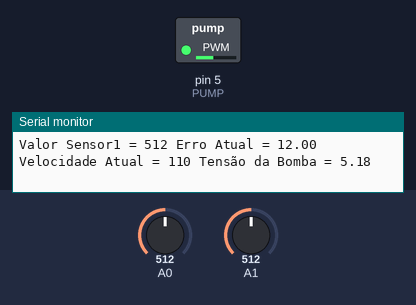
A sketch run on a simulated Arduino Uno, built with avr-gcc and run on an emulated ATmega328P. Shown: switched loads named in the sketch (green lamp = pin HIGH), the last lines printed to the serial monitor. Inputs (shaded band) come from the test bench; at power-on: A0 = 512, A1 = 512.

Above: at 1.7 s.
1.8 s: A0 set to 507
At 2.6 s:
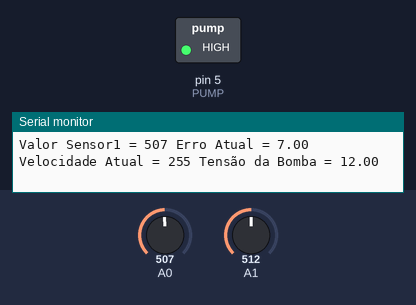
3.3 s: A0 set to 490
At 4.5 s:
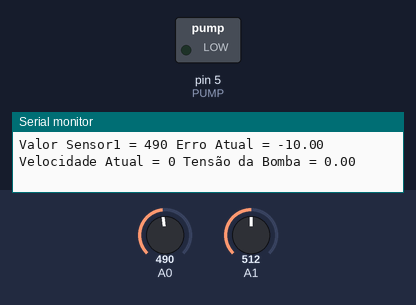
5.2 s: A0 set to 510
At 6.4 s:
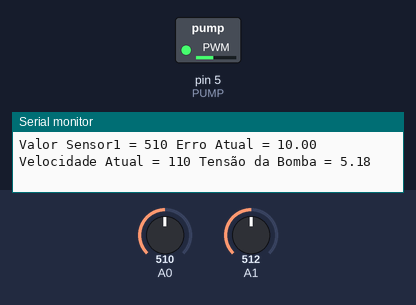
7.0 s: A0 set to 306
At 8.4 s:
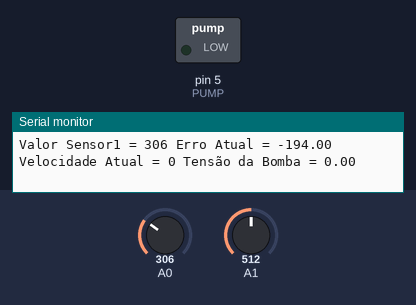
Timing chart, 0 to 9.9 s (numbered marks = the images above; inputs shaded):
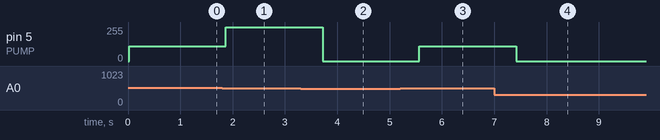

Measured:
- the behaviour switches between 508 and 507 on A0 (found by bisection; images 0 and 1)
- after the input at 1.8 s, pin 5 (PUMP): 110/255 → 255/255 after 0.07 s
- after the input at 3.3 s, pin 5 (PUMP): 255/255 → 0/255 after 0.42 s
- after the input at 5.2 s, pin 5 (PUMP): 0/255 → 110/255 after 0.37 s
- after the input at 7.0 s, pin 5 (PUMP): 110/255 → 0/255 after 0.42 s

The sketch:

IrrigationControl_rev012.ino
```cpp
/*
Disciplina de Controle de Processos / 2024A
Prof Aline Kafer

Grupo:
Jonathan Bassani
Lucas E. Pandolfo
Maiquel Klein
*/

//Definição Pino PMW Arduino
#define PUMP 5
#define PUMPLOW 6

//Configuração inicial
void setup() {
  //Inicia porta serial na taxa de 9600 bits por segundo
  Serial.begin(9600);
}

// Looping infinito que a placa vai ficar processando
void loop() {

  int sensorValue1 = analogRead(A0);        //Lê o pino A0 do Arduino, onde está conectado o Sensor 1
  int sensorValue2 = analogRead(A1);        //Lê o pino A1 do Arduino, onde está conectado o Sensor 2
  int setPoint = 500;                       //Set Point para definir até qual nível de umidade queremos manter
  float Kp = 2.2;                           //Controle Proporcional
  float Ki;
  float Kd;
  float P, I, D, PID;
  //float integral = 0;
  float erro = sensorValue1 - setPoint;     //Variavel erro é o erro atual
  int velocidade;
  float pwmV;

if (erro < 5){                               //Se o Erro for Menor ou igual a zero, irá desligar o motor da bomba da água
  //I = integral += Ki * erro;
  velocidade = 0;

}else if (erro > 50){
  P = Kp * erro;
  //I = integral += Ki * erro;
  I = 0;
  D = 0;
  PID = P+I+D;
  velocidade = PID;

}else if (erro < 50 && erro > 7){
  //I = integral += Ki * erro;
  velocidade = 110;                            //Saturação minima
}

  velocidade = constrain(velocidade, 0, 255);
  pwmV = velocidade * 0.04705882;             //Converte valor PWM em Volts

  // print das variaveis uteis:
  Serial.print("Valor Sensor1 = ");
  Serial.print(sensorValue1);
  //Serial.print(" Valor Sensor2 = ");
  //Serial.print(sensorValue2);
  Serial.print(" Erro Atual = ");
  Serial.print(erro);
  Serial.print(" Velocidade Atual = ");
  Serial.print(velocidade);
  Serial.print(" Tensão da Bomba = ");
  Serial.print(pwmV);
  Serial.println(" ");

  digitalWrite(PUMPLOW, LOW);
  analogWrite(PUMP, velocidade);             //Escreve no pino PUMP o valor da velocidade

  delay(900);        // delay entre as leituras, para ter uma melhor estabilidade dos valores
}
```
